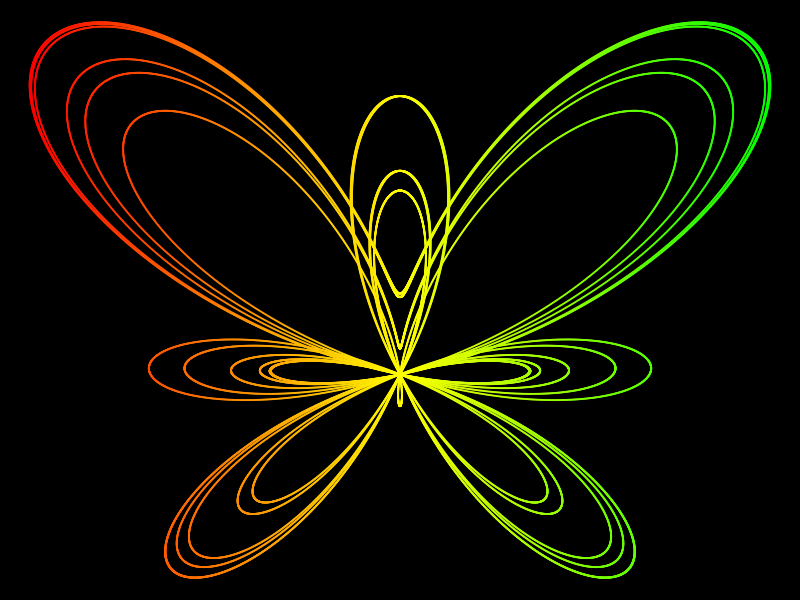

R code for this plot:
#butterfly curve
#t sequence of angles
t = seq(0,12*pi,0.001)#from 0 to 12*pi , increasing by 0.01

a = exp(cos(t)) - 2*cos(4*t) -sin(t/12)^5
# coordinates
x = sin(t)*a
y = cos(t)*a

#customizing the plot
#par is for parameters
#background black & margins removed
par(bg='black',mar=rep(0,4))
#adding gradient colors
#this is a function to generate gradient colors
color.gradient <- function(x,colors=c('red','yellow','green'),colsteps=100){
  return(colorRampPalette(colors)(colsteps)[findInterval(x,seq(min(x),max(x),length.out=colsteps))])
}
#plot
#pch is point character (19 = dots)
#cex is to scale view

plot(x,y,type='p',col=color.gradient(x),pch=19,cex=1/9)#type = line
